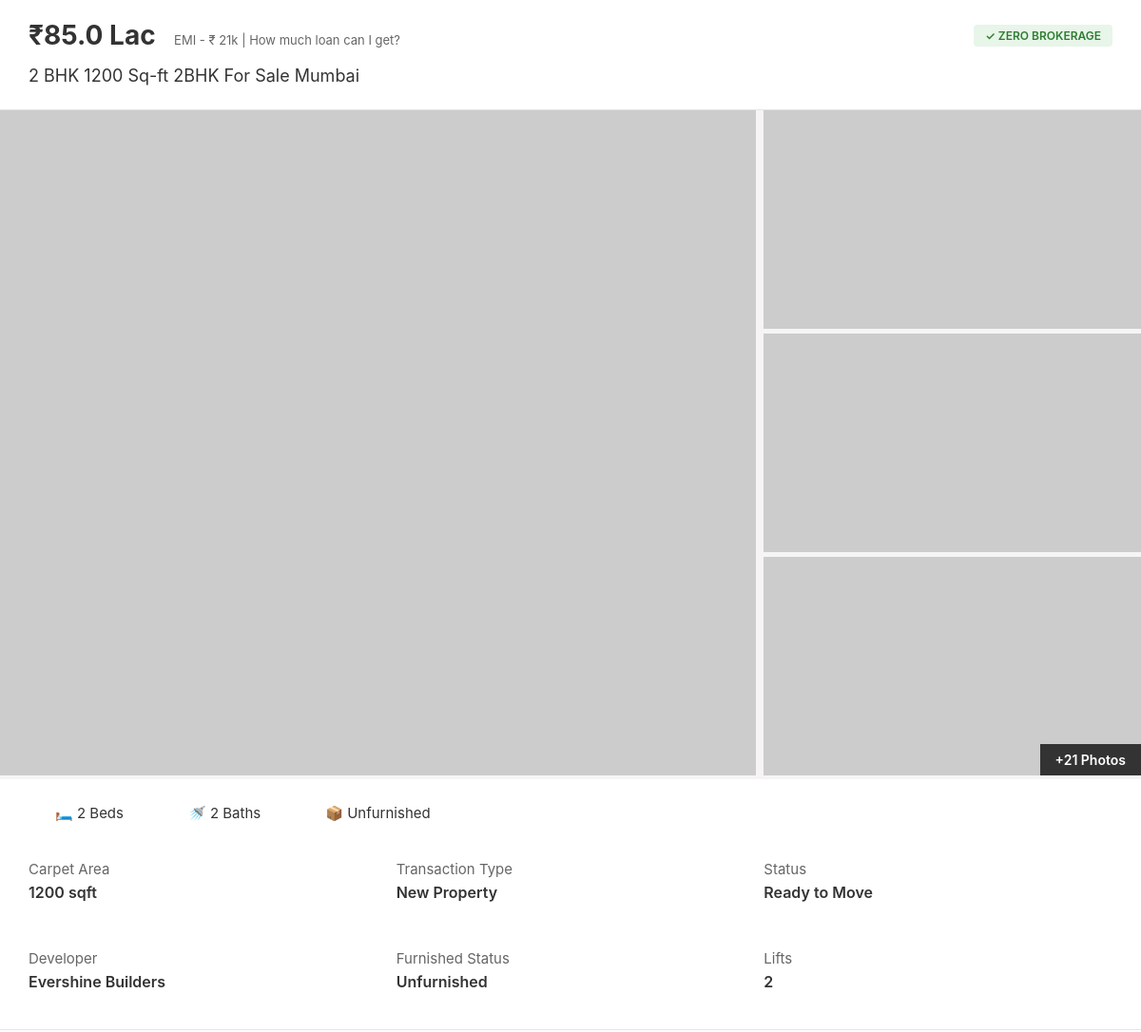
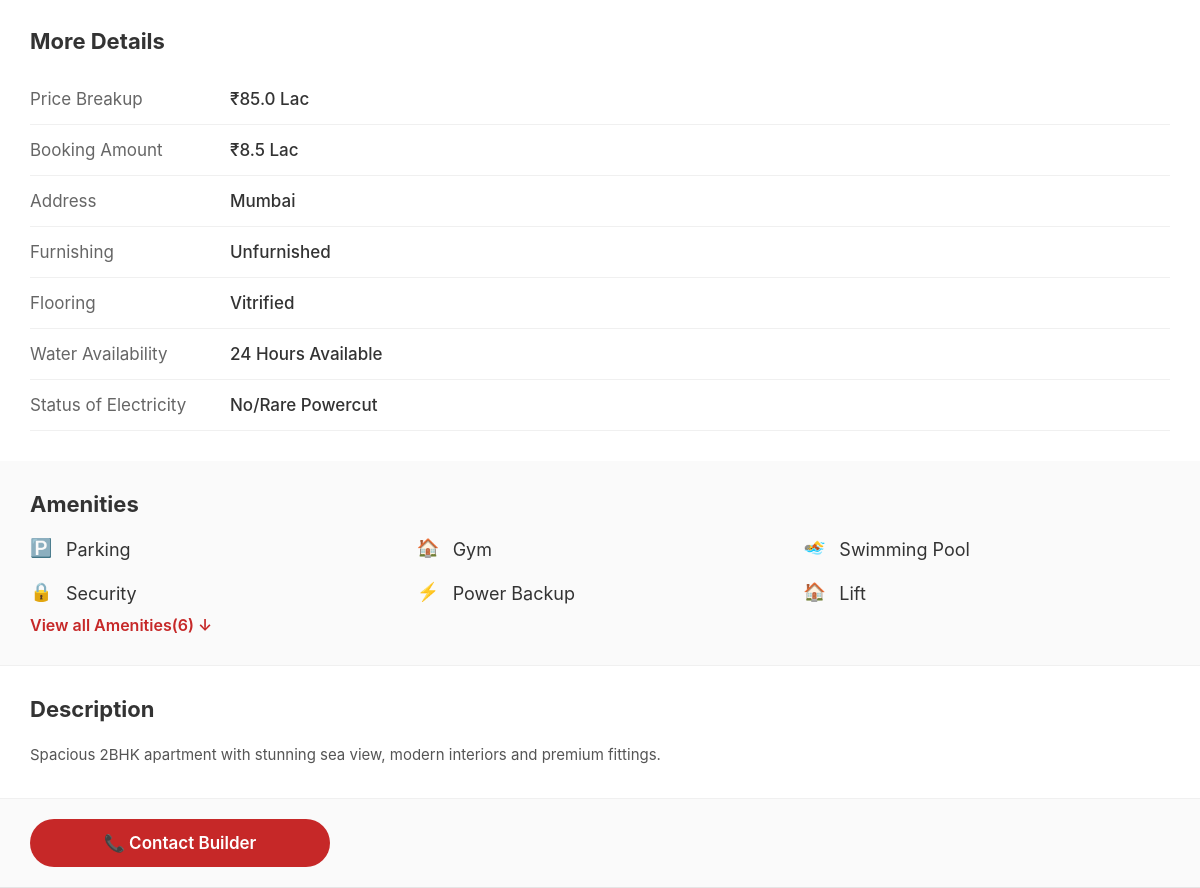
The page /explorebuyingoutput.php?id=1 on the database its author committed (2 pictures, top to bottom).
### tables this page shows
CREATE TABLE IF NOT EXISTS houses (
    id INT AUTO_INCREMENT PRIMARY KEY,
    title VARCHAR(255) NOT NULL,
    location VARCHAR(255) NOT NULL,
    flat_type VARCHAR(50) NOT NULL,
    listing_type ENUM('Rent', 'Buy') NOT NULL,
    price DECIMAL(12, 2) NOT NULL,
    area INT NOT NULL,
    bedrooms INT NOT NULL,
    bathrooms INT NOT NULL,
    description TEXT,
    amenities TEXT,
    image_url_1 VARCHAR(500),
    image_url_2 VARCHAR(500),
    image_url_3 VARCHAR(500),
    image_url_4 VARCHAR(500),
    created_at TIMESTAMP DEFAULT CURRENT_TIMESTAMP
);

### explorebuyingoutput.php (the view, shortened to what this page needs)
<?php
$conn = new mysqli("localhost", "root", "", "searchbardatabase");
$property_id = intval($_GET['id']);
$sql = "SELECT * FROM houses WHERE id = ?";
$stmt = $conn->prepare($sql);
$stmt->bind_param("i", $property_id);
$stmt->execute();
$result = $stmt->get_result();
$data = $result->fetch_assoc();
?>
<!DOCTYPE html>
<html lang="en">
<head>
</head>
<body>
<div class="container">
    <div class="header">
        <div class="price-section">
            <div>
                <span class="price">₹<?= number_format($data['price'] / 100000, 1); ?> Lac</span>
                <span class="emi-info">EMI - ₹ 21k | How much loan can I get?</span>
            </div>
            <span class="zero-brokerage">✓ ZERO BROKERAGE</span>
        </div>
        <div class="property-title">
            <?= htmlspecialchars($data['bedrooms']); ?> BHK <?= htmlspecialchars($data['area']); ?> Sq-ft <?= htmlspecialchars($data['flat_type']); ?> For Sale
            <?= htmlspecialchars($data['location']); ?>
        </div>
    </div>
    <div class="gallery">
        <div class="main-image">
            <img src="<?= htmlspecialchars($data['image_url_1']); ?>" alt="Property Image" onerror="this.src='https://via.placeholder.com/800x840?text=Property+Image'">
        </div>
        <div class="thumbnail-grid">
            <div class="thumbnail">
                <img src="<?= htmlspecialchars($data['image_url_2']); ?>" alt="Property" onerror="this.src='https://via.placeholder.com/400x280?text=Property'">
            </div>
            <div class="thumbnail">
                <img src="<?= htmlspecialchars($data['image_url_3']); ?>" alt="Property" onerror="this.src='https://via.placeholder.com/400x280?text=Property'">
            </div>
            <div class="thumbnail">
                <img src="<?= htmlspecialchars($data['image_url_4']); ?>" alt="Property" onerror="this.src='https://via.placeholder.com/400x280?text=Property'">
                <div class="photo-count">+21 Photos</div>
            </div>
        </div>
    </div>
    <div class="details-section">
        <div class="quick-details">
            <div class="detail-item">🛏️ <?= htmlspecialchars($data['bedrooms']); ?> Beds</div>
            <div class="detail-item">🚿 <?= htmlspecialchars($data['bathrooms']); ?> Baths</div>
            <div class="detail-item">📦 Unfurnished</div>
        </div>
        <div class="specs-grid">
            <div class="spec-item">
                <div class="spec-label">Carpet Area</div>
                <div class="spec-value"><?= htmlspecialchars($data['area']); ?> sqft</div>
            </div>
            <div class="spec-item">
                <div class="spec-label">Transaction Type</div>
                <div class="spec-value">New Property</div>
            </div>
            <div class="spec-item">
                <div class="spec-label">Status</div>
                <div class="spec-value">Ready to Move</div>
            </div>
            <div class="spec-item">
                <div class="spec-label">Developer</div>
                <div class="spec-value">Evershine Builders</div>
            </div>
            <div class="spec-item">
                <div class="spec-label">Furnished Status</div>
                <div class="spec-value">Unfurnished</div>
            </div>
            <div class="spec-item">
                <div class="spec-label">Lifts</div>
                <div class="spec-value">2</div>
            </div>
        </div>
    </div>
    <div class="more-details">
        <h2 class="section-title">More Details</h2>
        <div class="detail-row">
            <div class="detail-label">Price Breakup</div>
            <div class="detail-value">₹<?= number_format($data['price'] / 100000, 1); ?> Lac</div>
        </div>
        <div class="detail-row">
            <div class="detail-label">Booking Amount</div>
            <div class="detail-value">₹<?= number_format(($data['price'] / 100000) * 0.1, 1); ?> Lac</div>
        </div>
        <div class="detail-row">
            <div class="detail-label">Address</div>
            <div class="detail-value"><?= htmlspecialchars($data['location']); ?></div>
        </div>
        <div class="detail-row">
            <div class="detail-label">Furnishing</div>
            <div class="detail-value">Unfurnished</div>
        </div>
        <div class="detail-row">
            <div class="detail-label">Flooring</div>
            <div class="detail-value">Vitrified</div>
        </div>
        <div class="detail-row">
            <div class="detail-label">Water Availability</div>
            <div class="detail-value">24 Hours Available</div>
        </div>
        <div class="detail-row">
            <div class="detail-label">Status of Electricity</div>
            <div class="detail-value">No/Rare Powercut</div>
        </div>
    </div>
    <?php if(!empty($data['amenities'])):
        $amenitiesArray = explode(',', $data['amenities']);
        $amenityIcons = [
            'Swimming Pool' => '🏊',
            'Gymnasium' => '🏋️',
            'Reserved Parking' => '🅿️',
            'Water Storage' => '💧',
            'Fire Sprinklers' => '🔥',
            'Kids play area' => '🎮',
            'Parking' => '🅿️',
            'Garden' => '🌳',
            'Security' => '🔒',
            'Elevator' => '🛗',
            'Power Backup' => '⚡',
            'Club House' => '🏛️',
            'CCTV' => '📹',
            'Playground' => '⚽'
        ];
    ?>
    <div class="amenities-section">
        <h2 class="section-title">Amenities</h2>
        <div class="amenities-grid">
            <?php foreach($amenitiesArray as $amenity):
                $amenity = trim($amenity);
                $icon = '🏠';
                foreach($amenityIcons as $key => $value) {
                    if(stripos($amenity, $key) !== false) {
                        $icon = $value;
                        break;
                    }
                }
            ?>
            <div class="amenity-item">
                <span class="amenity-icon"><?= $icon; ?></span>
                <?= htmlspecialchars($amenity); ?>
            </div>
            <?php endforeach; ?>
        </div>
        <div class="view-more">View all Amenities(<?= count($amenitiesArray); ?>) ↓</div>
    </div>
    <?php endif; ?>
    <div class="description-section">
        <h2 class="section-title">Description</h2>
        <div class="description-text">
            <?= nl2br(htmlspecialchars($data['description'])); ?>
        </div>
    </div>
    <div class="contact-section">
        <a href="appointments_booking.php" class="btn btn-primary">📞 Contact Builder</a>
    </div>
</div>

### explorebuyingoutput.php (style rules this page uses)
* { box-sizing: border-box; margin: 0; padding: 0; }
body { font-family: -apple-system, BlinkMacSystemFont, 'Segoe UI', Roboto, Oxygen, Ubuntu, Cantarell, sans-serif; background: #f5f5f5; color: #333; }
.container { max-width: 1200px; margin: 0 auto; background: #fff; }
.header { padding: 20px 30px; background: #fff; border-bottom: 1px solid #e5e5e5; }
.price-section { display: flex; justify-content: space-between; align-items: center; margin-bottom: 15px; }
.price { font-size: 28px; font-weight: 700; color: #333; }
.emi-info { font-size: 13px; color: #666; margin-left: 15px; }
.zero-brokerage { background: #e8f5e9; color: #2e7d32; padding: 4px 12px; border-radius: 4px; font-size: 12px; font-weight: 600; }
.property-title { font-size: 18px; color: #333; font-weight: 400; margin-bottom: 5px; }
.gallery { display: grid; grid-template-columns: 2fr 1fr; gap: 8px; padding: 0; background: #f6f4f4ff; cursor:pointer; }
.main-image { position: relative; }
.main-image img { width: 100%; height: 700px; object-fit: cover; }
.thumbnail-grid { display: grid; height: 700px; gap: 5px; }
.thumbnail { position: relative; overflow: hidden; }
.thumbnail img { width: 100%; height: 100%; object-fit: cover; }
.photo-count { position: absolute; bottom: 0; right: 0; background: rgba(0, 0, 0, 0.75); color: #fff; padding: 8px 16px; font-size: 14px; font-weight: 600; }
.details-section { padding: 25px 30px; border-bottom: 1px solid #e5e5e5; }
.quick-details { display: flex; gap: 40px; margin-bottom: 25px; }
.detail-item { display: flex; align-items: center; gap: 8px; font-size: 15px; color: #333; }
.detail-item::before { content: ''; width: 20px; height: 20px; background-size: contain; }
.specs-grid { display: grid; grid-template-columns: repeat(3, 1fr); gap: 20px; margin-top: 20px; }
.spec-item { padding: 15px 0; }
.spec-label { font-size: 15px; color: #666; margin-bottom: 5px; }
.spec-value { font-size: 16px; color: #333; font-weight: 600; }
.contact-section { padding: 20px 30px; background: #fafafa; border-bottom: 1px solid #e5e5e5; display: flex; gap: 35px; }
.btn { flex: 1; padding: 14px 24px; border: none; border-radius: 25px; font-size: 17px; font-weight: 600; cursor: pointer; text-align: center; text-decoration: none; display: inline-block; max-width: 300px; }
.btn-primary { background: #c62828; color: #fff; }
.more-details { padding: 30px; }
.section-title { font-size: 22px; font-weight: 700; color: #333; margin-bottom: 20px; }
.detail-row { display: grid; grid-template-columns: 200px 1fr; padding: 15px 0; border-bottom: 1px solid #f0f0f0; }
.detail-label { font-size: 17px; color: #666; }
.detail-value { font-size: 17px; color: #333; font-weight: 500; }
.amenities-section { padding: 30px; background: #fafafa; }
.amenities-grid { display: grid; grid-template-columns: repeat(3, 1fr); gap: 20px; margin-top: 20px; }
.amenity-item { display: flex; align-items: center; gap: 12px; font-size: 18px; color: #333; }
.amenity-icon { width: 24px; height: 24px; color: #666; }
.description-section { padding: 30px; border-bottom: 1px solid #f0f0f0; border-top: 1px solid #f0f0f0; }
.description-text { font-size: 15px; line-height: 1.7; color: #555; ; }
.view-more { color: #c62828; font-weight: 600; cursor: pointer; margin-top: 10px; display: inline-block; }

### rows shown on the page
houses: $data['price']/100000 "85.0", bedrooms "2", area "1200", flat_type "2BHK", location "Mumbai", bathrooms "2", ($data['price']/100000)*0.1 "8.5", amenities "Parking", amenities "Gym", amenities "Swimming Pool", amenities "Security", amenities "Power Backup", amenities "Lift", amenities "6", description "Spacious 2BHK apartment with stunning sea view, modern interiors and premium fittings."

### other values the page prints
$icon "🅿️"
$icon "🏠"
$icon "🏊"
$icon "🔒"
$icon "⚡"
